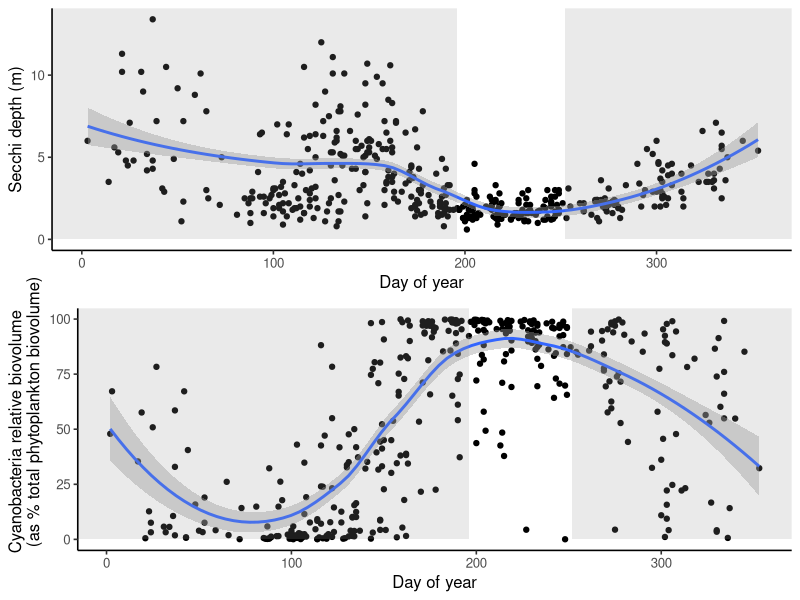
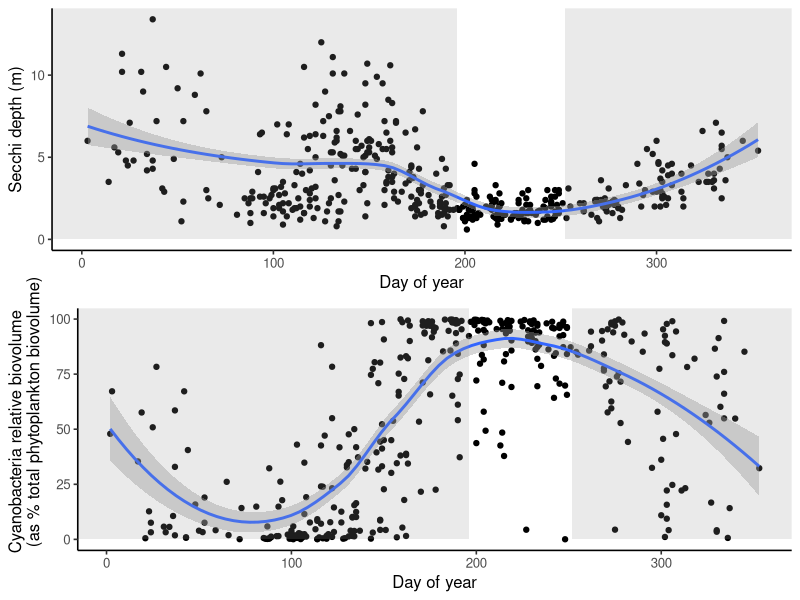

Source code (R) for these figures, in order: (Note: this script raises an error after producing the figures.)
## ---- chunk 1
library(dplyr) #needed for reshaping/reformating data
library(ggplot2) #needed for plots
library(ggpubr) #needed to plot mupltiple plots together
## ---- chunk 2
### load the Secchi disk depth data ###
Secchi<- read.csv(file="Original_data/ntl31_v9_secchi.csv")

### load the phytoplankton cell count data ###
phyto<-read.csv(file="Original_data/ntl88_v13_phytoplankton.csv", header=TRUE)
## ---- chunk 3
Me_cyanoRB<- phyto %>%
  mutate(sampledate=as.Date(sampledate, origin="1899-12-30")) %>% #tells R to format field as Datey
  filter(lakeid=="ME", #filter for Lake Mendota data
         depth_range=="0-8m", #filter for data from integrated samples 0 to 8m
         division=="Cyanophyta") %>% #filter for cyanobacteria data
  group_by(sampledate) %>% #group all observations by sample date
  summarize(cyano_relbiovol=sum(relative_total_biovolume), #add all observations of cyanobacteria biovolumes together for each sample date
            CD_cellsmL=sum(cells_per_ml)) %>% #adds all the cyanobacteria cells/mL together for each sample date
  filter(cyano_relbiovol<=100) #remove any invalid records (>100%  not valid entry)
## ---- chunk 4
Me_Secchi<- Secchi %>%
  mutate(sampledate=as.Date(sampledate, origin="1899-12-30"),#tells R to format field as Date
         SD_m=secnview) %>% #adds units to field
  filter(lakeid=="ME") %>% #filter for Lake Mendota data
  select(sampledate, SD_m) #select the fields needed
## ---- chunk 5
### merging the two data files ###
fig2_data<- merge(Me_cyanoRB, Me_Secchi, by=c("sampledate"),
                       all=TRUE)  #merges data frames and keeps all records 
### reformatting dates ###
fig2_data<- fig2_data %>%
  mutate(Yr=as.numeric(format(sampledate, "%Y")), #renames field
         daynum=as.numeric(format(sampledate, "%j"))) #adds field with day
## ---- chunk 6
### plot Secchi depth by day of year ###
a<- ggplot(data=fig2_data, aes(x=daynum, y=SD_m)) + #plots SD across day
  geom_point() + #plots observations as points
  theme_classic(base_size=12) +
  geom_smooth() + #adds regression curve
  labs(x="Day of year", y="Secchi depth (m)") +
  annotate('rect', fill='gray60', alpha=.2, #creates a shadow box 
           xmin=-Inf, xmax=196, ymin=0, ymax=Inf) +#shadow box highlights CyanoHAB season
  annotate('rect', fill='gray60', alpha=.2, #creates a shadow box 
           xmin=252, xmax=Inf, ymin=0, ymax=Inf)  #shadow box highlights CyanoHAB season

### plot cyanobacteria relative biovolume by day of year ###
b <- ggplot(data=fig2_data, aes(x=daynum, y=cyano_relbiovol)) + #plots cyano RB across day
  geom_point() + #plots observations as points
  theme_classic(base_size=12) +
  geom_smooth() + #adds regression curve
  labs(x="Day of year", 
       y="Cyanobacteria relative biovolume 
       (as % total phytoplankton biovolume)") +
  annotate('rect', fill='gray60', alpha=.2, #creates a shadow box 
           xmin=-Inf, xmax=196, ymin=0, ymax=Inf) +#shadow box highlights CyanoHAB season
  annotate('rect', fill='gray60', alpha=.2, #creates a shadow box 
           xmin=252, xmax=Inf, ymin=0, ymax=Inf)  #shadow box highlights CyanoHAB season
fig2<- ggarrange(a, b, nrow=2, ncol=1) #plot figures together
fig2 #print figure
ggsave(fig2, file="Products/Figure2_color.png") #saves plot to Products folder
write.csv(fig2_data, file="Products/Figure2_data.csv") #save data used to make figure
